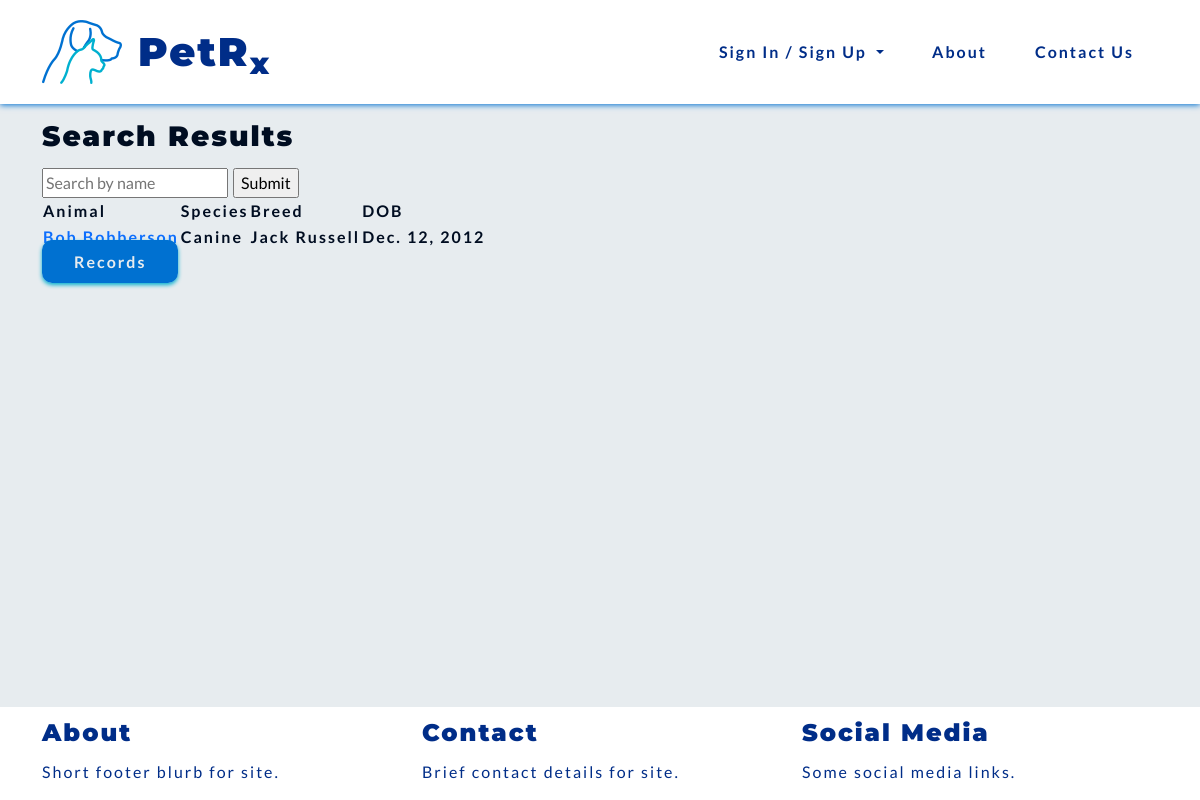
The app's page /records/record-search/, older data.
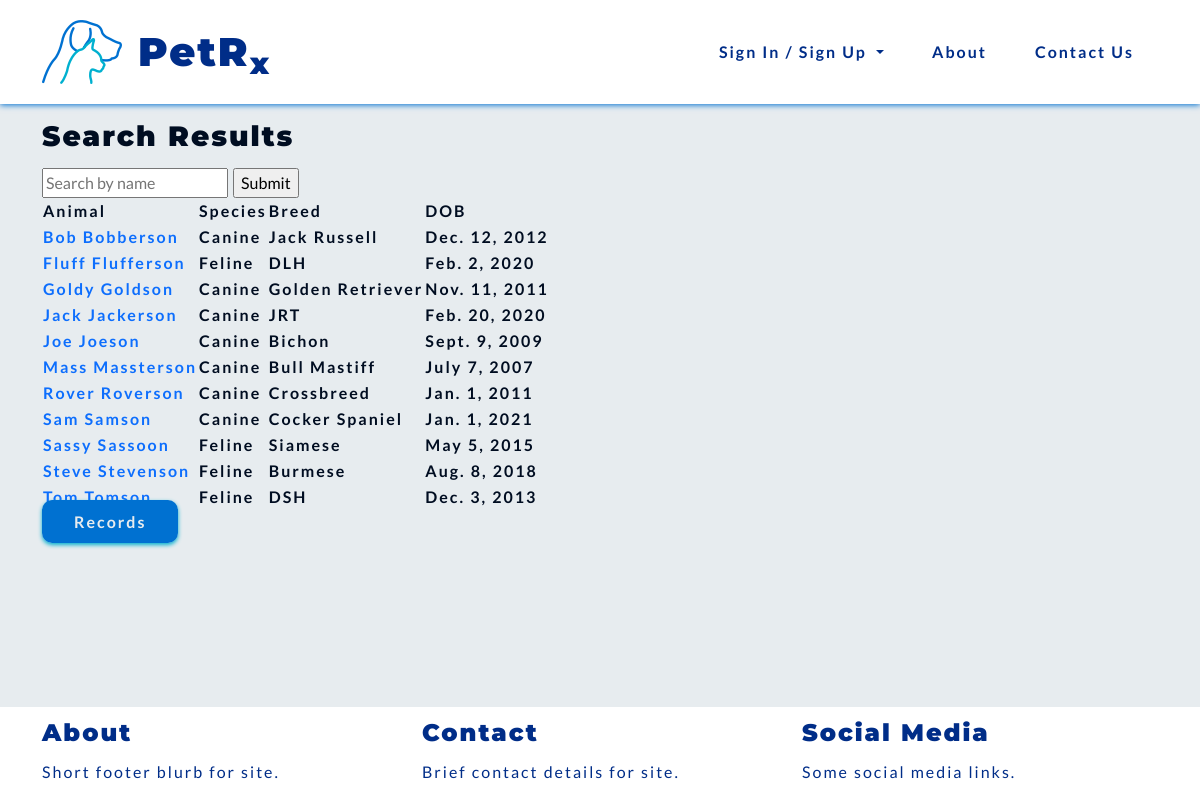
The same page, newer data.
### records/models.py (models this page shows)
class Record(models.Model):
    name = models.CharField(max_length=50)
    surname = models.CharField(max_length=50)
    date_of_birth = models.DateField()
    species = models.CharField(choices=SPECIES, max_length=10)
    breed = models.CharField(max_length=50)
    sex = models.CharField(choices=SEX, max_length=10)
    weight = models.DecimalField(max_digits=5, decimal_places=2)
    note = models.CharField(max_length=300)
    def __str__(self):
        return self.name + " " + self.surname
    class Meta:
        ordering = ['surname']
        unique_together = ['name', 'surname', 'date_of_birth', 'species', 'breed', 'sex']

### records/views.py (the view)
# urls.py: path('record-search/', views.record_search, name='record_search'),
def record_search(request):
    query = request.GET.get('query')
    record_qs = Record.objects.all()
    if query is not None:
        args = Q(name__icontains=query) | Q(surname__icontains=query)
        record_qs = Record.objects.filter(args)
    context = {'record_list': record_qs, }
    return render(request, 'records/record_search.html', context)

### records/templates/records/record_search.html (shortened to what this page needs)
{% extends 'base.html' %}
{% block content %}
<h3> Search Results </h3>
<form method="GET" action="{% url 'records:record_search' %}">
    <input type="text" name="query" placeholder="Search by name">
    <input type="submit">
</form>
{% if record_list %}
<table>
    <tr>
        <th>Animal</th>
        <th>Species</th>
        <th>Breed</th>
        <th>DOB</th>
    </tr>
    {% for record in record_list %}
    <tr>
        <th><a href="{% url 'records:animal_profile' animal_id=record.id %}">{{ record }}</a>
        <th>{{ record.species }}</th>
        <th>{{ record.breed }}</th>
        <th>{{ record.date_of_birth }}</th>
    <tr>
        {% endfor %}
</table>
{% else %}
<p>No record found.</p>
{% endif %}
<li class="list-spacing">
    <a class="pet-btns" href="{% url 'records:records' %}">Records</a>
</li>
{% endblock %}

### templates/base.html (shortened to what this page needs)
{% load static %}
<!DOCTYPE html>
<html lang="en">
<head>
    <link href="https://cdn.jsdelivr.net/npm/bootstrap@5.0.2/dist/css/bootstrap.min.css" rel="stylesheet">
    <link rel="stylesheet" type="text/css" href="{% static 'css/style.css' %}">
</head>
<body>
    {% include 'nav/header.html' %}
<div class="container-md">
    {% block content %}{% endblock content %}
</div>
    {% include 'nav/footer.html' %}
</body>
</html>

### templates/nav/header.html (shortened to what this page needs)
{% load static %}
<header>
  <nav id="navbar" class="navbar navbar-expand-lg blue-text">
    <div class="container-sm">
      <a class="navbar-brand" href="{% url 'vetprofiles:index' %}"><img src="{% static 'images/petrxlogo.png' %}"
          alt="PetRx Logo"></a>
      <h1 class="nav-title">PetR<sub>x</sub></h1>
      <div class="collapse navbar-collapse" id="navbarSupportedContent">
        <ul class="navbar-nav ms-auto mb-2 mb-lg-0">
          {% if user.is_authenticated %}
          <li class="nav-item">
            <a class="pet-links" href="{% url 'vetprofiles:profile' %}">Profile</a>
          </li>
          <li class="nav-item">
            <a class="pet-links" href="{% url 'records:records' %}">Records</a>
          </li>
          <li class="nav-item">
            <a class="pet-links" href="{% url 'vetprofiles:logout' %}">Logout</a>
          </li>
          <li class="nav-item dropdown">
            <ul class="dropdown-menu" aria-labelledby="navbarDropdown">
              <li><a class="dropdown-item" href="{% url 'vetprofiles:profile' %}">Profile</a></li>
              <li><a class="dropdown-item" href="{% url 'records:records' %}">Records</a></li>
              <li><a class="dropdown-item" href="{% url 'vetprofiles:logout' %}">Logout</a></li>
            </ul>
          </li>
          {% else %}
          <li class="nav-item">
            <div class="dropdown show">
              <a class="dropdown-toggle pet-links" href="#" role="button" id="dropdownMenuLink"
                data-bs-toggle="dropdown" aria-haspopup="true" aria-expanded="false">
                Sign In / Sign Up
              </a>
            </div>
          </li>
          <li class="nav-item">
            <a class="pet-links" href="{% url 'vetprofiles:about' %}">About</a>
          </li>
          <li class="nav-item">
            <a class="pet-links" href="{% url 'vetprofiles:contact' %}">Contact Us</a>
          </li>
          {% endif %}
        </ul>
      </div>
    </div>
  </nav>
</header>

### templates/nav/footer.html
<footer class="fixed-bottom">
    <div class="container-md">
        <div class="row">
            <div class="col">
                <h4>About</h4>
                <p>Short footer blurb for site.</p>
            </div>
            <div class="col">
                <h4>Contact</h4>
                <p>Brief contact details for site.</p>
            </div>
            <div class="col">
                <h4>Social Media</h4>
                <p>Some social media links.</p>
            </div>
        </div>
    </div>
</footer>

### static/css/style.css (style rules this page uses)
:root { --site-white: #e7ecef; --site-black: #000d21; --site-dark-blue: #002d88; --site-light-blue: #0071d1; --site-turquoise: #00b0cf; }
html { height: 100%; }
body { font-family: "Lato", sans-serif; color: var(--site-black); font-size: 1rem; letter-spacing: 2px; background: var(--site-white); }
h1, h2, h3, h4 { font-family: "Montserrat", "Lato", sans-serif; font-weight: 900; margin-top: 0.5em; margin-bottom: 0.5em; }
.blue-text { color: var(--site-dark-blue); }
li { list-style: none; }
a { text-decoration: none; }
.pet-links { display: block; padding: 0.25rem 0.5rem; color: var(--site-dark-blue); font-weight: 600; margin: 1em; transition: color .8s linear, box-shadow 1s linear; }
.pet-btns { background-color: var(--site-light-blue); color: var(--site-white); font-weight: 600; padding: 0.75em 2em; border-radius: 10px; box-shadow: 0 2px 4px 0 var(--site-turquoise); transition: all .2s linear; }
#navbar { margin-bottom: 1em; background-color: #fff; color: var(--site-dark-blue); box-shadow: 0 1px 6px 0 var(--site-light-blue); }
.list-spacing { margin-bottom: 3em; }
footer { background-color: white; color: var(--site-dark-blue); }

Row changes from the older to the newer data that the page shows:
added Record: name+surname "Fluff Flufferson", species "Feline", breed "DLH", date_of_birth "Feb. 2, 2020"
added Record: name+surname "Goldy Goldson", species "Canine", breed "Golden Retriever", date_of_birth "Nov. 11, 2011"
added Record: name+surname "Jack Jackerson", species "Canine", breed "JRT", date_of_birth "Feb. 20, 2020"
added Record: name+surname "Joe Joeson", species "Canine", breed "Bichon", date_of_birth "Sept. 9, 2009"
added Record: name+surname "Mass Massterson", species "Canine", breed "Bull Mastiff", date_of_birth "July 7, 2007"
added Record: name+surname "Rover Roverson", species "Canine", breed "Crossbreed", date_of_birth "Jan. 1, 2011"
added Record: name+surname "Sam Samson", species "Canine", breed "Cocker Spaniel", date_of_birth "Jan. 1, 2021"
added Record: name+surname "Sassy Sassoon", species "Feline", breed "Siamese", date_of_birth "May 5, 2015"
added Record: name+surname "Steve Stevenson", species "Feline", breed "Burmese", date_of_birth "Aug. 8, 2018"
added Record: name+surname "Tom Tomson", species "Feline", breed "DSH", date_of_birth "Dec. 3, 2013"
